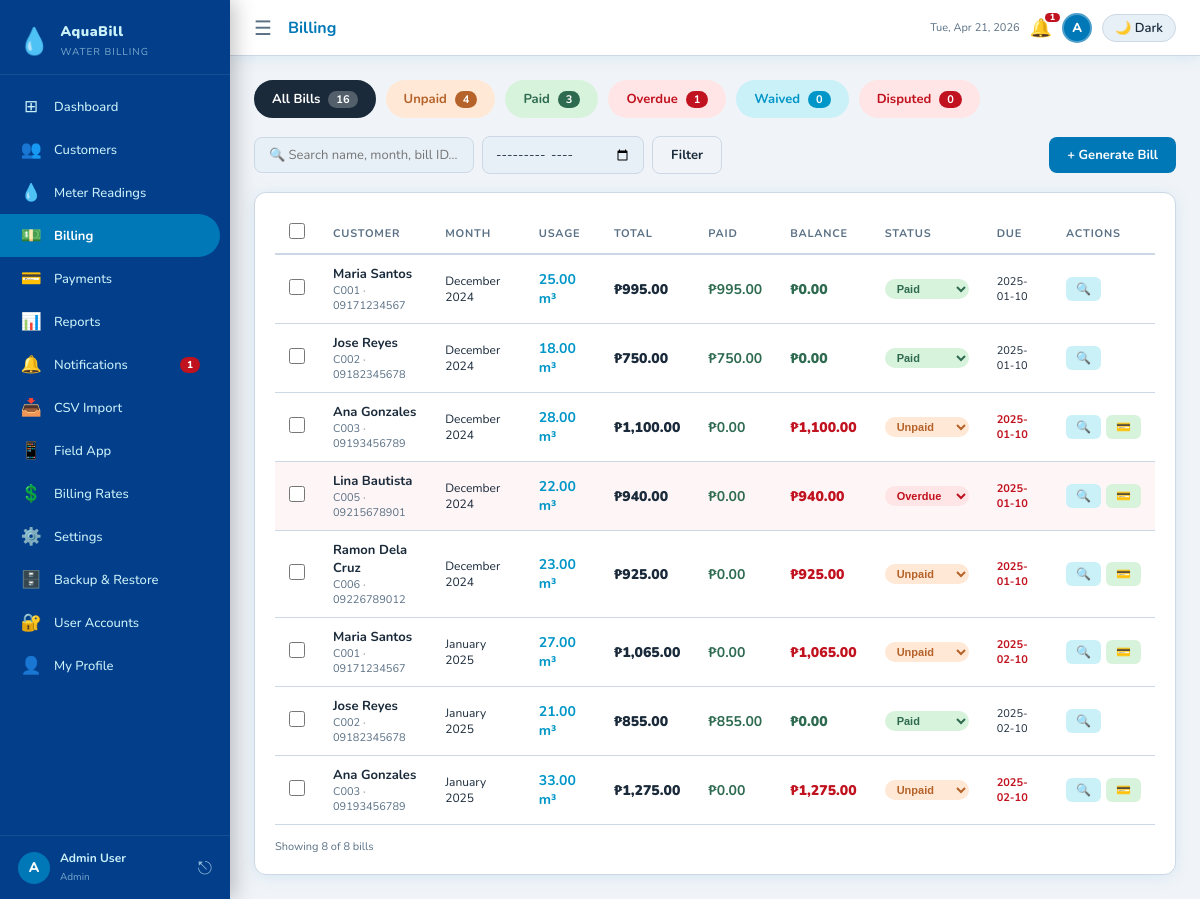
Page /billing.php (signed in) on the committed database.
### tables this page shows
CREATE TABLE IF NOT EXISTS bills (
    id VARCHAR(10) PRIMARY KEY,
    customer_id VARCHAR(10) NOT NULL,
    reading_id VARCHAR(10),
    billing_month VARCHAR(30) NOT NULL,
    prev_reading DECIMAL(10,2) NOT NULL,
    curr_reading DECIMAL(10,2) NOT NULL,
    consumption DECIMAL(10,2) NOT NULL,
    rate_per_cubic DECIMAL(8,2) NOT NULL DEFAULT 35.00,
    base_charge DECIMAL(8,2) NOT NULL DEFAULT 120.00,
    penalty DECIMAL(8,2) NOT NULL DEFAULT 0.00,
    total DECIMAL(10,2) NOT NULL,
    status ENUM('Unpaid','Paid','Overdue','Waived','Disputed') NOT NULL DEFAULT 'Unpaid',
    due_date DATE NOT NULL,
    created_at TIMESTAMP DEFAULT CURRENT_TIMESTAMP,
    FOREIGN KEY (customer_id) REFERENCES customers(id) ON DELETE CASCADE
);

CREATE TABLE IF NOT EXISTS customers (
    id VARCHAR(10) PRIMARY KEY,
    name VARCHAR(150) NOT NULL,
    address TEXT NOT NULL,
    contact VARCHAR(20) NOT NULL,
    meter_no VARCHAR(30) NOT NULL UNIQUE,
    status ENUM('Active','Disconnected') NOT NULL DEFAULT 'Active',
    created_at DATE NOT NULL
);

### includes/functions.php (called while the page is built, shortened)
<?php
function currentUser(): array {
    return [
        'id'     => $_SESSION['user_id']   ?? 0,
        'name'   => $_SESSION['user_name'] ?? '',
        'email'  => $_SESSION['user_email'] ?? '',
        'role'   => $_SESSION['user_role'] ?? '',
        'avatar' => $_SESSION['user_avatar'] ?? 'U',
    ];
}
function fmt(float $n): string {
    return '₱' . number_format($n, 2);
}
function h(string $s): string {
    return htmlspecialchars($s, ENT_QUOTES, 'UTF-8');
}
function get(string $key, string $default = ''): string {
    return trim($_GET[$key] ?? $default);
}
function isDark(): bool {
    return ($_SESSION['dark_mode'] ?? false) === true;
}

### billing.php (the view, shortened to what this page needs)
<?php
require_once 'includes/functions.php';
$pdo = getDB();
$pdo->exec("UPDATE bills SET status='Overdue' WHERE status='Unpaid' AND due_date < CURDATE()");
$search = get('search');
$filter = get('filter', 'All');
$month  = get('month');
$pg     = max(1, (int)get('page', '1'));
$perPage = 10;
$where  = []; $params = [];
$whereSQL = $where ? 'WHERE ' . implode(' AND ', $where) : '';
$countStmt = $pdo->prepare("SELECT COUNT(*) FROM bills b JOIN customers c ON b.customer_id=c.id $whereSQL");
$countStmt->execute($params);
$total  = (int)$countStmt->fetchColumn();
$offset = ($pg - 1) * $perPage;
$stmt = $pdo->prepare(
    "SELECT b.*, c.name AS cname, c.id AS cid, c.contact,
     COALESCE((SELECT SUM(p.amount) FROM payments p WHERE p.bill_id=b.id),0) AS paid_amount
     FROM bills b JOIN customers c ON b.customer_id=c.id
     $whereSQL ORDER BY b.created_at DESC LIMIT $perPage OFFSET $offset"
);
$stmt->execute($params);
$bills = $stmt->fetchAll();
$statusCounts = $pdo->query(
    "SELECT status, COUNT(*) AS cnt, SUM(total) AS amt FROM bills GROUP BY status"
)->fetchAll(PDO::FETCH_ASSOC);
$sCounts = ['Paid'=>0,'Unpaid'=>0,'Overdue'=>0,'Waived'=>0,'Disputed'=>0];
foreach ($statusCounts as $sc) {
    $sCounts[$sc['status']]  = (int)$sc['cnt'];
}
$statusColors = [
    'Paid'     => ['badge-paid',     'var(--success)', 'var(--success-bg)'],
    'Unpaid'   => ['badge-unpaid',   'var(--warning)', 'var(--warning-bg)'],
    'Overdue'  => ['badge-overdue',  'var(--danger)',  'var(--danger-bg)'],
    'Waived'   => ['badge-staff',    'var(--info)',    'var(--info-bg)'],
    'Disputed' => ['badge-disconnected','var(--danger)','var(--danger-bg)'],
];
require_once 'includes/header.php';
renderHeader('Billing', 'billing');
?>
<div style="display:flex;gap:10px;flex-wrap:wrap;margin-bottom:18px">
  <?php
  $filterLinks = [
    'All'      => ['All Bills',  count($bills)+(int)$total, 'var(--text)',    'var(--surface-alt)'],
    'Unpaid'   => ['Unpaid',     $sCounts['Unpaid'],  'var(--warning)', 'var(--warning-bg)'],
    'Paid'     => ['Paid',       $sCounts['Paid'],    'var(--success)', 'var(--success-bg)'],
    'Overdue'  => ['Overdue',    $sCounts['Overdue'], 'var(--danger)',  'var(--danger-bg)'],
    'Waived'   => ['Waived',     $sCounts['Waived'],  'var(--info)',    'var(--info-bg)'],
    'Disputed' => ['Disputed',   $sCounts['Disputed'],'var(--danger)',  'var(--danger-bg)'],
  ];
  foreach ($filterLinks as $key => [$label, $cnt, $col, $bg]):
    $isActive = $filter === $key;
  ?>
  <a href="billing.php?filter=<?= urlencode($key) ?>&search=<?= urlencode($search) ?>"
     style="display:flex;align-items:center;gap:8px;padding:8px 16px;border-radius:20px;
            background:<?= $isActive?$col:$bg ?>;color:<?= $isActive?'#fff':$col ?>;
            text-decoration:none;font-weight:700;font-size:13px;border:2px solid <?= $isActive?$col:'transparent' ?>;
            transition:all .2s">
    <span><?= $label ?></span>
    <span style="background:<?= $isActive?'rgba(255,255,255,.25)':$col ?>;color:<?= $isActive?'#fff':'#fff' ?>;
                 border-radius:10px;padding:1px 8px;font-size:11px"><?= $cnt ?></span>
  </a>
  <?php endforeach; ?>
</div>
<div class="toolbar">
  <form method="GET" class="toolbar-left" id="filter-form">
    <input type="text" name="search" class="search-input" placeholder="🔍 Search name, month, bill ID..." value="<?= h($search) ?>">
    <input type="month" name="month" class="filter-select" value="<?= h($month) ?>" title="Filter by month" style="width:auto">
    <button type="submit" class="btn btn-outline">Filter</button>
  </form>
  <button class="btn btn-primary" onclick="document.getElementById('gen-modal').style.display='flex'">+ Generate Bill</button>
</div>
<form method="POST" id="bulk-form">
<div class="card">
  <div class="table-wrap">
    <table id="bills-table">
      <thead>
        <tr>
          <th style="width:36px"><input type="checkbox" id="select-all" onchange="toggleAll(this)" style="width:16px;height:16px;cursor:pointer"></th>
          <th>Customer</th><th>Month</th><th>Usage</th><th>Total</th>
          <th>Paid</th><th>Balance</th><th>Status</th><th>Due</th><th>Actions</th>
        </tr>
      </thead>
      <tbody>
        <?php foreach ($bills as $b):
          $balance = $b['total'] - $b['paid_amount'];
          $isOverdue   = $b['status'] === 'Overdue';
          $rowBg       = $isOverdue ? 'background:rgba(193,18,31,.04)' : '';
        ?>
        <tr style="border-bottom:1px solid var(--border);<?= $rowBg ?>">
          <td>
            <input type="checkbox" name="bill_ids[]" value="<?= h($b['id']) ?>"
                   class="bill-checkbox" style="width:16px;height:16px;cursor:pointer"
                   onchange="updateBulkBar()">
          </td>
          <td>
            <div class="fw-bold" style="font-size:13px"><?= h($b['cname']) ?></div>
            <div class="fs-xs text-muted"><?= h($b['cid']) ?> · <?= h($b['contact']) ?></div>
          </td>
          <td class="fs-sm"><?= h($b['billing_month']) ?></td>
          <td style="color:var(--info);font-weight:700"><?= h($b['consumption']) ?> m³</td>
          <td class="fw-bolder"><?= fmt($b['total']) ?></td>
          <td class="text-success fw-bold"><?= fmt($b['paid_amount']) ?></td>
          <td>
            <span class="fw-bolder" style="color:<?= $balance>0?'var(--danger)':'var(--success)' ?>">
              <?= fmt($balance) ?>
            </span>
          </td>
          <td>
            <form method="POST" style="display:inline">
              <select name="new_status" class="status-dropdown"
                      onchange="this.form.submit()"
                      style="border:none;border-radius:16px;padding:3px 8px;font-size:11px;font-weight:700;cursor:pointer;
                             background:<?= $statusColors[$b['status']][2] ?? 'var(--surface-alt)' ?>;
                             color:<?= $statusColors[$b['status']][1] ?? 'var(--text)' ?>">
                <?php foreach (['Unpaid','Paid','Overdue','Waived','Disputed'] as $s): ?>
                <option value="<?= $s ?>" <?= $b['status']===$s?'selected':'' ?>><?= $s ?></option>
                <?php endforeach; ?>
              </select>
            </form>
          </td>
          <td style="font-size:11px;<?= strtotime($b['due_date'])<time()&&$b['status']!=='Paid'?'color:var(--danger);font-weight:700':'' ?>">
            <?= h($b['due_date']) ?>
          </td>
          <td>
            <div style="display:flex;gap:5px">
              <a href="billing.php?view=<?= h($b['id']) ?>" class="btn btn-sm btn-info-soft" title="View & Manage">🔍</a>
              <?php if ($balance > 0.01 && $b['status'] !== 'Paid'): ?>
              <a href="payments.php" class="btn btn-sm btn-success-soft" title="Record Payment">💳</a>
              <?php endif; ?>
            </div>
          </td>
        </tr>
        <?php endforeach; ?>
      </tbody>
    </table>
  </div>
  <div style="display:flex;justify-content:space-between;align-items:center;margin-top:14px;flex-wrap:wrap;gap:8px">
    <div class="fs-xs text-muted">Showing <?= count($bills) ?> of <?= $total ?> bills</div>
  </div>
</div>
</form>
<?php renderFooter(); ?>

### includes/header.php (shortened to what this page needs)
<?php
function renderHeader(string $title = '', string $activePg = ''): void {
    $u    = currentUser();
    $dark = isDark();
?>
<!DOCTYPE html>
<html lang="en" data-theme="<?= $dark ? 'dark' : 'light' ?>">
<head>
<link rel="stylesheet" href="assets/css/style.css">
<link rel="stylesheet" media="print" href="assets/css/print.css">
</head>
<body>
<aside class="sidebar" id="sidebar">
  <div class="sidebar-logo">
    <span class="logo-icon">💧</span>
    <div class="logo-text">
      <strong><?= APP_NAME ?></strong>
      <small>WATER BILLING</small>
    </div>
  </div>
  <nav class="sidebar-nav">
    <?php
    $notifCount = 0;
    try {
        $pdo2 = getDB();
        $pdo2->exec("UPDATE bills SET status='Overdue' WHERE status='Unpaid' AND due_date < CURDATE()");
        $notifCount = (int)$pdo2->query(
            "SELECT COUNT(*) FROM bills WHERE status='Overdue' OR (status='Unpaid' AND due_date BETWEEN CURDATE() AND DATE_ADD(CURDATE(),INTERVAL 7 DAY))"
        )->fetchColumn();
    } catch (Exception $e) {}
    $navItems = [
        ['href'=>'dashboard.php',     'icon'=>'⊞', 'label'=>'Dashboard'],
        ['href'=>'customers.php',     'icon'=>'👥', 'label'=>'Customers'],
        ['href'=>'readings.php',      'icon'=>'💧', 'label'=>'Meter Readings'],
        ['href'=>'billing.php',       'icon'=>'💵', 'label'=>'Billing'],
        ['href'=>'payments.php',      'icon'=>'💳', 'label'=>'Payments'],
        ['href'=>'reports.php',       'icon'=>'📊', 'label'=>'Reports'],
        ['href'=>'notifications.php', 'icon'=>'🔔', 'label'=>'Notifications', 'badge'=>$notifCount],
        ['href'=>'import.php',        'icon'=>'📥', 'label'=>'CSV Import'],
        ['href'=>'field-app-guide.php','icon'=>'📱','label'=>'Field App'],
    ];
    if ($u['role'] === 'Admin') {
        $navItems[] = ['href'=>'rates.php',   'icon'=>'💲','label'=>'Billing Rates'];
        $navItems[] = ['href'=>'settings.php','icon'=>'⚙️','label'=>'Settings'];
        $navItems[] = ['href'=>'backup.php',  'icon'=>'🗄️','label'=>'Backup & Restore'];
        $navItems[] = ['href'=>'users.php',   'icon'=>'🔐','label'=>'User Accounts'];
    }
    $navItems[] = ['href'=>'profile.php','icon'=>'👤','label'=>'My Profile'];
    foreach ($navItems as $nav):
        $pg    = basename($nav['href'], '.php');
        $cls   = $pg === $activePg ? 'active' : '';
        $badge = $nav['badge'] ?? 0;
    ?>
    <a href="<?= $nav['href'] ?>" class="nav-item <?= $cls ?>">
      <span class="nav-icon"><?= $nav['icon'] ?></span>
      <span class="nav-label"><?= $nav['label'] ?></span>
      <?php if ($badge > 0): ?>
      <span class="nav-badge"><?= $badge ?></span>
      <?php endif; ?>
    </a>
    <?php endforeach; ?>
  </nav>
  <div class="sidebar-user">
    <div class="user-avatar"><?= h($u['avatar']) ?></div>
    <div class="user-info">
      <strong><?= h($u['name']) ?></strong>
      <small><?= h($u['role']) ?></small>
    </div>
    <a href="logout.php" title="Logout" class="logout-btn">⎋</a>
  </div>
</aside>
<div class="main-wrap">
  <header class="topbar">
    <button class="sidebar-toggle" onclick="toggleSidebar()">☰</button>
    <span class="topbar-title"><?= h($title) ?></span>
    <div class="topbar-right">
      <span class="topbar-date"><?= date('D, M j, Y') ?></span>
      <?php if (isset($notifCount) && $notifCount > 0): ?>
      <a href="notifications.php" class="topbar-bell" title="<?= $notifCount ?> alerts">
        🔔<span class="bell-badge"><?= $notifCount ?></span>
      </a>
      <?php endif; ?>
      <a href="profile.php" class="topbar-avatar" title="My Profile">
        <div class="topbar-av-circle"><?= h($u['avatar']) ?></div>
      </a>
      <a href="?dark=<?= $dark ? '0' : '1' ?>" class="btn-mode"><?= $dark ? '☀️ Light' : '🌙 Dark' ?></a>
    </div>
  </header>
  <main class="page-content">
<?php
}
function renderFooter(): void {
?>
  </main>
</div>
</body>
</html>
<?php
}

### rows in the picture
bills: customer.name "Maria Santos", customer "C001", customer.contact "09171234567", billing_month "December 2024", consumption "25.00", total "₱995.00", paid_amount "₱995.00", balance "₱0.00", new_status "Paid", due_date "2025-01-10"
bills: customer.name "Jose Reyes", customer "C002", customer.contact "09182345678", billing_month "December 2024", consumption "18.00", total "₱750.00", paid_amount "₱750.00", balance "₱0.00", new_status "Paid", due_date "2025-01-10"
bills: customer.name "Ana Gonzales", customer "C003", customer.contact "09193456789", billing_month "December 2024", consumption "28.00", total "₱1,100.00", paid_amount "₱0.00", balance "₱1,100.00", new_status "Unpaid", due_date "2025-01-10"
bills: customer.name "Lina Bautista", customer "C005", customer.contact "09215678901", billing_month "December 2024", consumption "22.00", total "₱940.00", paid_amount "₱0.00", balance "₱940.00", new_status "Overdue", due_date "2025-01-10"
bills: customer.name "Ramon Dela Cruz", customer "C006", customer.contact "09226789012", billing_month "December 2024", consumption "23.00", total "₱925.00", paid_amount "₱0.00", balance "₱925.00", new_status "Unpaid", due_date "2025-01-10"
bills: customer.name "Maria Santos", customer "C001", customer.contact "09171234567", billing_month "January 2025", consumption "27.00", total "₱1,065.00", paid_amount "₱0.00", balance "₱1,065.00", new_status "Unpaid", due_date "2025-02-10"
bills: customer.name "Jose Reyes", customer "C002", customer.contact "09182345678", billing_month "January 2025", consumption "21.00", total "₱855.00", paid_amount "₱855.00", balance "₱0.00", new_status "Paid", due_date "2025-02-10"
bills: customer.name "Ana Gonzales", customer "C003", customer.contact "09193456789", billing_month "January 2025", consumption "33.00", total "₱1,275.00", paid_amount "₱0.00", balance "₱1,275.00", new_status "Unpaid", due_date "2025-02-10"

### other values in the picture
APP_NAME "AquaBill"
$nav['icon'] "⊞"
$nav['label'] "Dashboard"
$nav['icon'] "👥"
$nav['label'] "Customers"
$nav['icon'] "💧"
$nav['label'] "Meter Readings"
$nav['icon'] "💵"
$nav['label'] "Billing"
$nav['icon'] "💳"
$nav['label'] "Payments"
$nav['icon'] "📊"
$nav['label'] "Reports"
$nav['icon'] "🔔"
$nav['label'] "Notifications"
